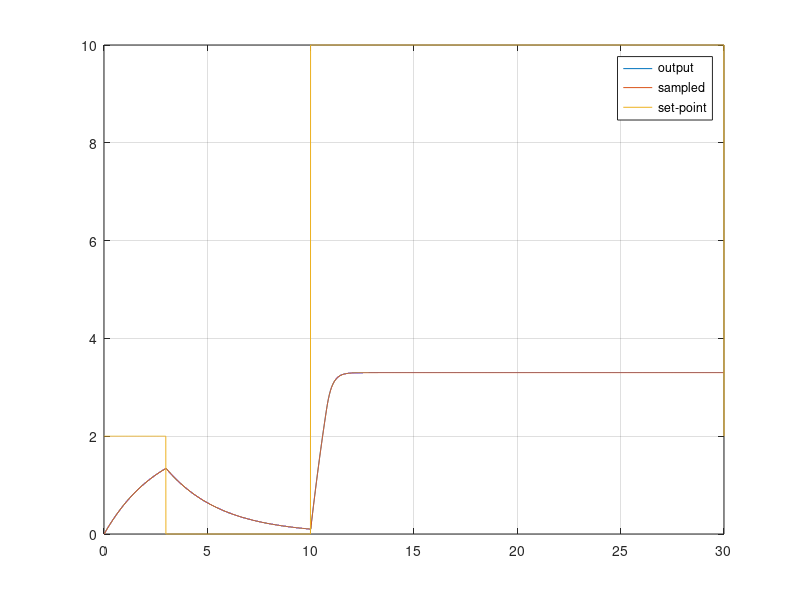
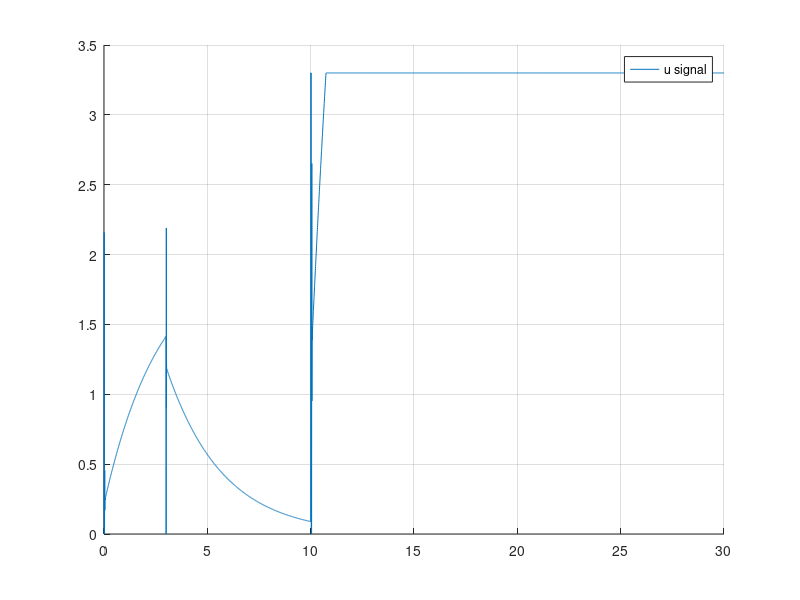
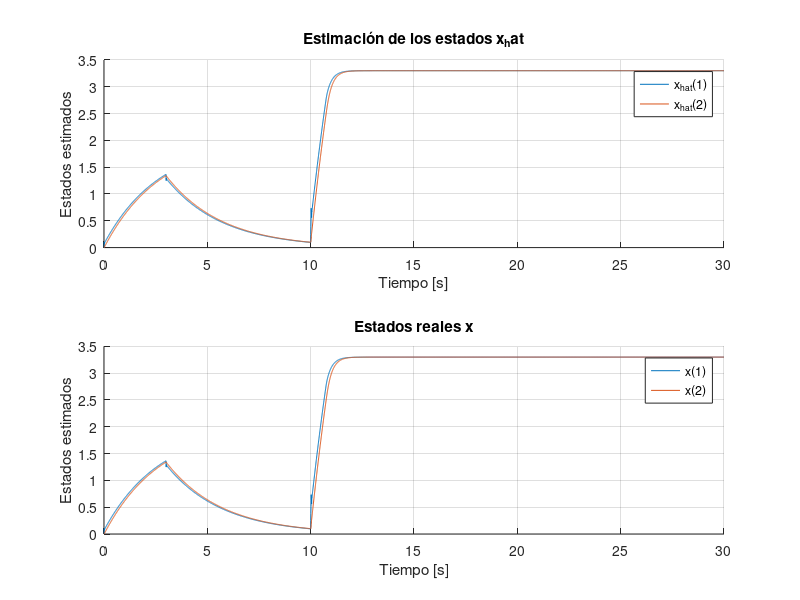
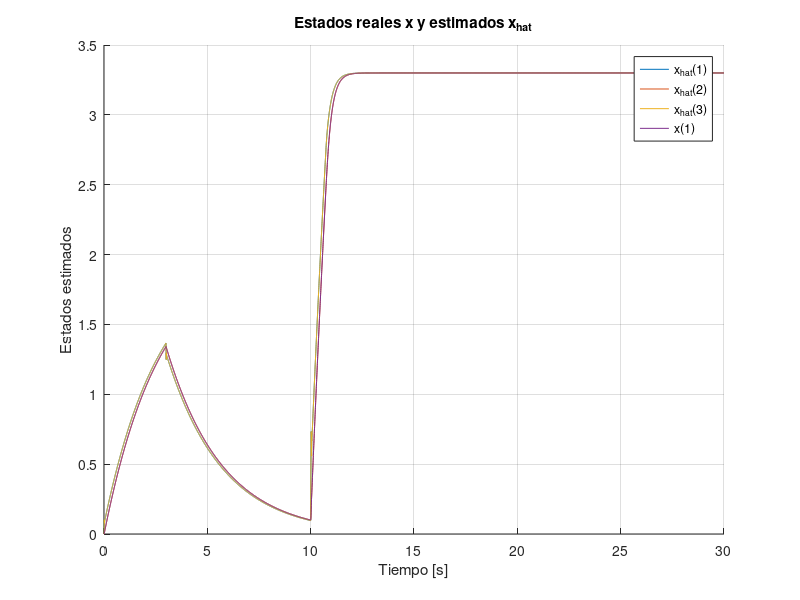

Reproduce these figures in MATLAB, in order.
clear all;
close all;
%% Parámetros de Simulación
Ts = 0.005;
Tf = 30;
Nsim = Tf/Ts;
t = 0:Ts:Tf;

%% Señal de Entrada - Set Point
r_sp = 2*ones(size(t));

%% Espacio de estados identificado invertido - ecuacion calculada
%% Modelo en Espacio de Estados MagLev
R = 10e3;
C = 10e-6;

A = [(-1/(R*C)-1/(R*C)) (1/(R*C));(1/(R*C)) (-1/(R*C))];
B = [1/(R*C);0];
C = [0 1];
D = [0];

sys_ss = ss(A, B, C, D);

[SS_disc] = c2d(sys_ss, Ts);

%% Tamaño vectores Espacio de Estados
nx = length(SS_disc.A);

%% Determinación de la matriz K - LQR
% Q = diag([100000 100 100]);
% R = 0.001;
% 
% K_hat = lqi(SS_disc, Q, R);
% K_new = K_hat(1:nx);
% ki = K_hat(end);

%% Asignación de Polos
pole1 = -0.1;
pole2 = -0.11;
pole3 = -0.111;

p = [pole1 pole2 pole3];

%% Determinacion de la matriz K - caso en donde existe integrador
% [K_new, prec] = place(SS_disc.A, SS_disc.B, p);
% ki = 0;
%% Determinación de la matriz K - caso en donde no existe integrador 
% Servosistema tipo 1 planta sin integrador
A_hat = [SS_disc.A zeros(nx, 1); -SS_disc.C 0];
B_hat = [SS_disc.B; 0];
p_new = p;
%K_hat = place(A_hat, B_hat, p_new);
K_hat = place(A_hat,B_hat, p);
K_new = K_hat(1:nx);
ki = K_hat(end);

%% Observador
x0 = zeros(1, nx)';

x_hat = ones(nx, Nsim + 1) .* x0;

% Polos en plano S
pole1_obs = -1;
pole2_obs = -10;
pole3_obs = -5;
% Polos mapeados a plano Z
pole1_obs_z = exp(pole1_obs*Ts);
pole2_obs_z = exp(pole2_obs*Ts);
pole3_obs_z = exp(pole3_obs*Ts);

p_obs = [pole1_obs_z pole2_obs_z];
L = place(SS_disc.A', SS_disc.C', p_obs);
L = L';

%% Variables Iniciales
x = ones(nx, Nsim + 1) .* x0;

% Salidas del simulador
yOut  = SS_disc.C*x0; 
tOut = 0;
uOut = 0;
dt = linspace(0, Ts, 10)';
integral_error = zeros(1, Nsim);
e = zeros(1, Nsim);
q = zeros(1, Nsim);
y_feedback = SS_disc.C*x0;

%% Representa el tiempo real, cuanto tiempo está corriendo el
% microcontrolador, el tiempo entre interrupciones el tiempo de muestreo
for k = 1:Nsim
    
    if k >= 3/Ts
        r_sp(k) = 0;
    end
    if k >= 10/Ts
        r_sp(k) = 10;
    end
    % Microcontrolador %
    e(k) = r_sp(k) - y_feedback;

    % Sin integrador  
%     u(k) = - K*x(:, k);

    % Con integrador, sin referencia
%     e(k) = y_feedback;
%     u(k) = -ki*y_feedback - K_new*x(:, k);

    % Con integrador
    u(k) = -ki*q(k) - K_new*x_hat(:, k);
    %u(k) =  - K_new*x_hat(:, k);
    if u(k) > 3.3
        u(k) = 3.3;
    elseif u(k) < 0
        u(k) = 0;
    end
    x_hat(:, k+1) = (SS_disc.A - L*SS_disc.C)*x_hat(:, k) + SS_disc.B*u(k) + L*y_feedback;
     
    uOut = [uOut u(k)];

    u = u(k)*ones(1, numel(dt)); % ZOH de la U - DAC

    % Sistema en la vida real %
    [y, tsim, XssOut] = lsim(sys_ss, u, dt, x(:, k)); % XssOut es la salida del Espacio de Estados. Cambiar
    x(:, k+1) = XssOut(end, :)'; % x es el vector de estados
    q(k+1) = q(k) + e(k); % Integrador se obtiene con el modelo discretizado
    y_feedback = y(end, :); % Sampling - ADC

    tOut = [tOut (tsim' + t(k))];
    yOut = [yOut y'];
end

%% Gráficos
figure(1)
plot(tOut, yOut);
hold on
stairs(t, SS_disc.C*x);
plot(t, r_sp);
legend('output', 'sampled', 'set-point')
grid on

figure(2)
hold on
plot(t, uOut)
legend('u signal')
grid on

%% Gráficos de la estimación de los estados
figure(3)
hold on
subplot(2,1,1)
    hold on
    for i = 1:nx
        plot(t, x_hat(i, 1:Nsim+1));
    end
    legend('x_{hat}(1)','x_{hat}(2)','x_{hat}(3)');
    grid on
    title('Estimación de los estados x_hat');
    xlabel('Tiempo [s]');
    ylabel('Estados estimados');
subplot(2,1,2)
    hold on
    for i = 1:nx
        plot(t, x(i, 1:Nsim+1));
    end
    legend('x(1)','x(2)','x(3)');
    grid on
    title('Estados reales x');
    xlabel('Tiempo [s]');
    ylabel('Estados estimados');

%% Gráficos de la estimación de los estados junto
figure(4)
hold on
for i = 1:nx
    plot(t, x_hat(i, 1:Nsim+1));
end
legend('x_{hat}(1)','x_{hat}(2)','x_{hat}(3)');
for i = 1:nx
    plot(t, x(i, 1:Nsim+1));
end
legend('x_{hat}(1)','x_{hat}(2)','x_{hat}(3)','x(1)','x(2)','x(3)');
grid on
title('Estados reales x y estimados x_{hat}');
xlabel('Tiempo [s]');
ylabel('Estados estimados');